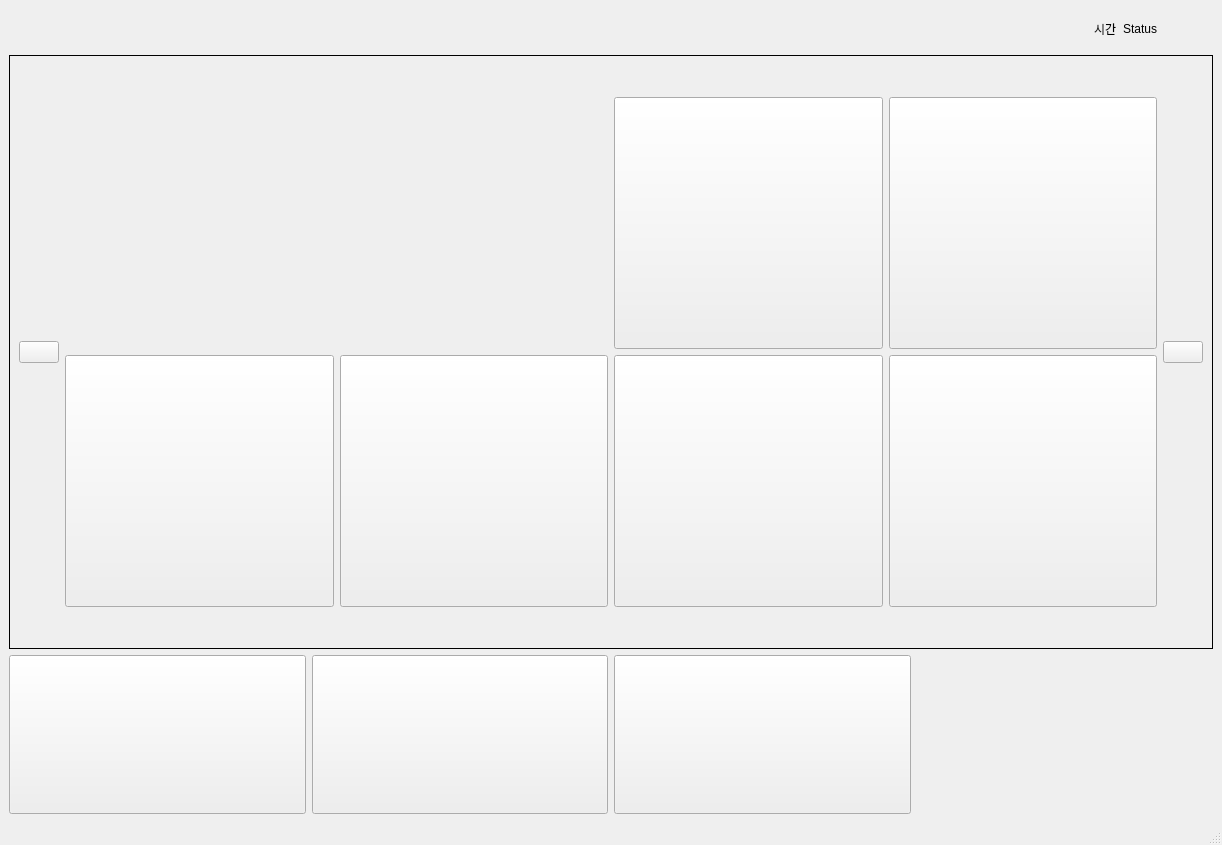
<?xml version="1.0" encoding="UTF-8"?>
<ui version="4.0">
 <class>MainWindow</class>
 <widget class="QMainWindow" name="MainWindow">
  <property name="geometry">
   <rect>
    <x>0</x>
    <y>0</y>
    <width>1222</width>
    <height>845</height>
   </rect>
  </property>
  <property name="windowTitle">
   <string>MainWindow</string>
  </property>
  <widget class="QWidget" name="centralwidget">
   <layout class="QGridLayout" name="gridLayout">
    <item row="0" column="0">
     <layout class="QVBoxLayout" name="vlayout" stretch="1,15,4">
      <item>
       <layout class="QHBoxLayout" name="hlayout0">
        <item>
         <widget class="QLabel" name="label">
          <property name="sizePolicy">
           <sizepolicy hsizetype="Maximum" vsizetype="Maximum">
            <horstretch>0</horstretch>
            <verstretch>0</verstretch>
           </sizepolicy>
          </property>
          <property name="maximumSize">
           <size>
            <width>16777215</width>
            <height>30</height>
           </size>
          </property>
          <property name="text">
           <string/>
          </property>
          <property name="pixmap">
           <pixmap resource="images.qrc">:/img_contech.png</pixmap>
          </property>
          <property name="scaledContents">
           <bool>true</bool>
          </property>
         </widget>
        </item>
        <item>
         <spacer name="horizontalSpacer">
          <property name="orientation">
           <enum>Qt::Horizontal</enum>
          </property>
          <property name="sizeHint" stdset="0">
           <size>
            <width>40</width>
            <height>20</height>
           </size>
          </property>
         </spacer>
        </item>
        <item>
         <widget class="QLabel" name="label_2">
          <property name="text">
           <string>시간</string>
          </property>
         </widget>
        </item>
        <item>
         <widget class="QLabel" name="label_3">
          <property name="text">
           <string>Status</string>
          </property>
         </widget>
        </item>
        <item>
         <widget class="QLabel" name="label_4">
          <property name="sizePolicy">
           <sizepolicy hsizetype="Minimum" vsizetype="Ignored">
            <horstretch>0</horstretch>
            <verstretch>0</verstretch>
           </sizepolicy>
          </property>
          <property name="minimumSize">
           <size>
            <width>50</width>
            <height>0</height>
           </size>
          </property>
          <property name="maximumSize">
           <size>
            <width>50</width>
            <height>16777215</height>
           </size>
          </property>
          <property name="text">
           <string/>
          </property>
          <property name="pixmap">
           <pixmap resource="images.qrc">:/img_bluetooth.png</pixmap>
          </property>
          <property name="scaledContents">
           <bool>true</bool>
          </property>
         </widget>
        </item>
       </layout>
      </item>
      <item>
       <widget class="QStackedWidget" name="stackedWidget">
        <property name="frameShape">
         <enum>QFrame::Box</enum>
        </property>
        <property name="frameShadow">
         <enum>QFrame::Plain</enum>
        </property>
        <property name="currentIndex">
         <number>0</number>
        </property>
        <widget class="QWidget" name="page_3">
         <layout class="QGridLayout" name="gridLayout_3">
          <item row="1" column="0">
           <layout class="QHBoxLayout" name="hlayout1" stretch="1,18,0">
            <item>
             <layout class="QVBoxLayout" name="verticalLayout">
              <item>
               <widget class="QPushButton" name="pushButton_14">
                <property name="sizePolicy">
                 <sizepolicy hsizetype="Fixed" vsizetype="Fixed">
                  <horstretch>0</horstretch>
                  <verstretch>0</verstretch>
                 </sizepolicy>
                </property>
                <property name="text">
                 <string/>
                </property>
                <property name="icon">
                 <iconset>
                  <activeon>:/btn_left.png</activeon>
                 </iconset>
                </property>
                <property name="iconSize">
                 <size>
                  <width>30</width>
                  <height>30</height>
                 </size>
                </property>
               </widget>
              </item>
             </layout>
            </item>
            <item>
             <layout class="QGridLayout" name="gridLayout_2" rowstretch="1,8,8,1" columnstretch="0,0,0,0">
              <item row="2" column="1">
               <widget class="QPushButton" name="pushButton_4">
                <property name="sizePolicy">
                 <sizepolicy hsizetype="Minimum" vsizetype="Expanding">
                  <horstretch>0</horstretch>
                  <verstretch>0</verstretch>
                 </sizepolicy>
                </property>
                <property name="text">
                 <string/>
                </property>
               </widget>
              </item>
              <item row="3" column="2">
               <spacer name="verticalSpacer_7">
                <property name="orientation">
                 <enum>Qt::Vertical</enum>
                </property>
                <property name="sizeHint" stdset="0">
                 <size>
                  <width>20</width>
                  <height>40</height>
                 </size>
                </property>
               </spacer>
              </item>
              <item row="3" column="1">
               <spacer name="verticalSpacer_6">
                <property name="orientation">
                 <enum>Qt::Vertical</enum>
                </property>
                <property name="sizeHint" stdset="0">
                 <size>
                  <width>20</width>
                  <height>40</height>
                 </size>
                </property>
               </spacer>
              </item>
              <item row="0" column="2">
               <spacer name="verticalSpacer_4">
                <property name="orientation">
                 <enum>Qt::Vertical</enum>
                </property>
                <property name="sizeType">
                 <enum>QSizePolicy::Expanding</enum>
                </property>
                <property name="sizeHint" stdset="0">
                 <size>
                  <width>20</width>
                  <height>40</height>
                 </size>
                </property>
               </spacer>
              </item>
              <item row="1" column="1">
               <widget class="QPushButton" name="pushButton_3">
                <property name="sizePolicy">
                 <sizepolicy hsizetype="Minimum" vsizetype="Expanding">
                  <horstretch>0</horstretch>
                  <verstretch>0</verstretch>
                 </sizepolicy>
                </property>
                <property name="text">
                 <string/>
                </property>
                <property name="icon">
                 <iconset>
                  <activeon>:/img_sensors.png</activeon>
                 </iconset>
                </property>
                <property name="iconSize">
                 <size>
                  <width>100</width>
                  <height>100</height>
                 </size>
                </property>
                <property name="flat">
                 <bool>true</bool>
                </property>
               </widget>
              </item>
              <item row="0" column="3">
               <spacer name="verticalSpacer_5">
                <property name="orientation">
                 <enum>Qt::Vertical</enum>
                </property>
                <property name="sizeType">
                 <enum>QSizePolicy::Expanding</enum>
                </property>
                <property name="sizeHint" stdset="0">
                 <size>
                  <width>20</width>
                  <height>40</height>
                 </size>
                </property>
               </spacer>
              </item>
              <item row="3" column="3">
               <spacer name="verticalSpacer_8">
                <property name="orientation">
                 <enum>Qt::Vertical</enum>
                </property>
                <property name="sizeHint" stdset="0">
                 <size>
                  <width>20</width>
                  <height>40</height>
                 </size>
                </property>
               </spacer>
              </item>
              <item row="0" column="1">
               <spacer name="verticalSpacer_3">
                <property name="orientation">
                 <enum>Qt::Vertical</enum>
                </property>
                <property name="sizeType">
                 <enum>QSizePolicy::Expanding</enum>
                </property>
                <property name="sizeHint" stdset="0">
                 <size>
                  <width>20</width>
                  <height>40</height>
                 </size>
                </property>
               </spacer>
              </item>
              <item row="2" column="2">
               <widget class="QPushButton" name="pushButton_6">
                <property name="sizePolicy">
                 <sizepolicy hsizetype="Minimum" vsizetype="Expanding">
                  <horstretch>0</horstretch>
                  <verstretch>0</verstretch>
                 </sizepolicy>
                </property>
                <property name="text">
                 <string/>
                </property>
               </widget>
              </item>
              <item row="0" column="0">
               <spacer name="verticalSpacer">
                <property name="orientation">
                 <enum>Qt::Vertical</enum>
                </property>
                <property name="sizeType">
                 <enum>QSizePolicy::Expanding</enum>
                </property>
                <property name="sizeHint" stdset="0">
                 <size>
                  <width>20</width>
                  <height>40</height>
                 </size>
                </property>
               </spacer>
              </item>
              <item row="1" column="0">
               <widget class="QPushButton" name="pushButton">
                <property name="sizePolicy">
                 <sizepolicy hsizetype="Minimum" vsizetype="Expanding">
                  <horstretch>0</horstretch>
                  <verstretch>0</verstretch>
                 </sizepolicy>
                </property>
                <property name="text">
                 <string/>
                </property>
                <property name="icon">
                 <iconset>
                  <activeon>:/img_firmware_update.png</activeon>
                 </iconset>
                </property>
                <property name="iconSize">
                 <size>
                  <width>100</width>
                  <height>100</height>
                 </size>
                </property>
                <property name="flat">
                 <bool>true</bool>
                </property>
               </widget>
              </item>
              <item row="2" column="3">
               <widget class="QPushButton" name="pushButton_8">
                <property name="sizePolicy">
                 <sizepolicy hsizetype="Minimum" vsizetype="Expanding">
                  <horstretch>0</horstretch>
                  <verstretch>0</verstretch>
                 </sizepolicy>
                </property>
                <property name="text">
                 <string/>
                </property>
               </widget>
              </item>
              <item row="1" column="2">
               <widget class="QPushButton" name="pushButton_5">
                <property name="sizePolicy">
                 <sizepolicy hsizetype="Minimum" vsizetype="Expanding">
                  <horstretch>0</horstretch>
                  <verstretch>0</verstretch>
                 </sizepolicy>
                </property>
                <property name="text">
                 <string/>
                </property>
               </widget>
              </item>
              <item row="3" column="0">
               <spacer name="verticalSpacer_2">
                <property name="orientation">
                 <enum>Qt::Vertical</enum>
                </property>
                <property name="sizeHint" stdset="0">
                 <size>
                  <width>20</width>
                  <height>40</height>
                 </size>
                </property>
               </spacer>
              </item>
              <item row="2" column="0">
               <widget class="QPushButton" name="pushButton_2">
                <property name="sizePolicy">
                 <sizepolicy hsizetype="Minimum" vsizetype="Expanding">
                  <horstretch>0</horstretch>
                  <verstretch>0</verstretch>
                 </sizepolicy>
                </property>
                <property name="text">
                 <string/>
                </property>
               </widget>
              </item>
              <item row="1" column="3">
               <widget class="QPushButton" name="pushButton_7">
                <property name="sizePolicy">
                 <sizepolicy hsizetype="Minimum" vsizetype="Expanding">
                  <horstretch>0</horstretch>
                  <verstretch>0</verstretch>
                 </sizepolicy>
                </property>
                <property name="text">
                 <string/>
                </property>
               </widget>
              </item>
             </layout>
            </item>
            <item>
             <layout class="QVBoxLayout" name="verticalLayout_2">
              <item>
               <widget class="QPushButton" name="pushButton_13">
                <property name="sizePolicy">
                 <sizepolicy hsizetype="Fixed" vsizetype="Fixed">
                  <horstretch>0</horstretch>
                  <verstretch>0</verstretch>
                 </sizepolicy>
                </property>
                <property name="text">
                 <string/>
                </property>
                <property name="icon">
                 <iconset>
                  <activeon>:/btn_right.png</activeon>
                 </iconset>
                </property>
                <property name="iconSize">
                 <size>
                  <width>30</width>
                  <height>30</height>
                 </size>
                </property>
               </widget>
              </item>
             </layout>
            </item>
           </layout>
          </item>
         </layout>
        </widget>
        <widget class="QWidget" name="page_4">
         <layout class="QGridLayout" name="gridLayout_8">
          <item row="0" column="0">
           <layout class="QHBoxLayout" name="hlayout1_5" stretch="1,18,0">
            <item>
             <layout class="QVBoxLayout" name="verticalLayout_9">
              <item>
               <widget class="QPushButton" name="pushButton_45">
                <property name="sizePolicy">
                 <sizepolicy hsizetype="Fixed" vsizetype="Fixed">
                  <horstretch>0</horstretch>
                  <verstretch>0</verstretch>
                 </sizepolicy>
                </property>
                <property name="text">
                 <string/>
                </property>
                <property name="icon">
                 <iconset>
                  <activeon>:/btn_left.png</activeon>
                 </iconset>
                </property>
                <property name="iconSize">
                 <size>
                  <width>30</width>
                  <height>30</height>
                 </size>
                </property>
               </widget>
              </item>
             </layout>
            </item>
            <item>
             <layout class="QGridLayout" name="gridLayout_7" rowstretch="1,8,8,1" columnstretch="0,0,0,0">
              <item row="2" column="1">
               <widget class="QPushButton" name="pushButton_46">
                <property name="sizePolicy">
                 <sizepolicy hsizetype="Minimum" vsizetype="Expanding">
                  <horstretch>0</horstretch>
                  <verstretch>0</verstretch>
                 </sizepolicy>
                </property>
                <property name="text">
                 <string/>
                </property>
               </widget>
              </item>
              <item row="3" column="2">
               <spacer name="verticalSpacer_33">
                <property name="orientation">
                 <enum>Qt::Vertical</enum>
                </property>
                <property name="sizeHint" stdset="0">
                 <size>
                  <width>20</width>
                  <height>40</height>
                 </size>
                </property>
               </spacer>
              </item>
              <item row="3" column="1">
               <spacer name="verticalSpacer_34">
                <property name="orientation">
                 <enum>Qt::Vertical</enum>
                </property>
                <property name="sizeHint" stdset="0">
                 <size>
                  <width>20</width>
                  <height>40</height>
                 </size>
                </property>
               </spacer>
              </item>
              <item row="0" column="2">
               <spacer name="verticalSpacer_35">
                <property name="orientation">
                 <enum>Qt::Vertical</enum>
                </property>
                <property name="sizeType">
                 <enum>QSizePolicy::Expanding</enum>
                </property>
                <property name="sizeHint" stdset="0">
                 <size>
                  <width>20</width>
                  <height>40</height>
                 </size>
                </property>
               </spacer>
              </item>
              <item row="1" column="1">
               <widget class="QPushButton" name="pushButton_47">
                <property name="sizePolicy">
                 <sizepolicy hsizetype="Minimum" vsizetype="Expanding">
                  <horstretch>0</horstretch>
                  <verstretch>0</verstretch>
                 </sizepolicy>
                </property>
                <property name="text">
                 <string/>
                </property>
                <property name="iconSize">
                 <size>
                  <width>100</width>
                  <height>100</height>
                 </size>
                </property>
                <property name="flat">
                 <bool>false</bool>
                </property>
               </widget>
              </item>
              <item row="0" column="3">
               <spacer name="verticalSpacer_36">
                <property name="orientation">
                 <enum>Qt::Vertical</enum>
                </property>
                <property name="sizeType">
                 <enum>QSizePolicy::Expanding</enum>
                </property>
                <property name="sizeHint" stdset="0">
                 <size>
                  <width>20</width>
                  <height>40</height>
                 </size>
                </property>
               </spacer>
              </item>
              <item row="3" column="3">
               <spacer name="verticalSpacer_37">
                <property name="orientation">
                 <enum>Qt::Vertical</enum>
                </property>
                <property name="sizeHint" stdset="0">
                 <size>
                  <width>20</width>
                  <height>40</height>
                 </size>
                </property>
               </spacer>
              </item>
              <item row="0" column="1">
               <spacer name="verticalSpacer_38">
                <property name="orientation">
                 <enum>Qt::Vertical</enum>
                </property>
                <property name="sizeType">
                 <enum>QSizePolicy::Expanding</enum>
                </property>
                <property name="sizeHint" stdset="0">
                 <size>
                  <width>20</width>
                  <height>40</height>
                 </size>
                </property>
               </spacer>
              </item>
              <item row="2" column="2">
               <widget class="QPushButton" name="pushButton_48">
                <property name="sizePolicy">
                 <sizepolicy hsizetype="Minimum" vsizetype="Expanding">
                  <horstretch>0</horstretch>
                  <verstretch>0</verstretch>
                 </sizepolicy>
                </property>
                <property name="text">
                 <string/>
                </property>
               </widget>
              </item>
              <item row="0" column="0">
               <spacer name="verticalSpacer_39">
                <property name="orientation">
                 <enum>Qt::Vertical</enum>
                </property>
                <property name="sizeType">
                 <enum>QSizePolicy::Expanding</enum>
                </property>
                <property name="sizeHint" stdset="0">
                 <size>
                  <width>20</width>
                  <height>40</height>
                 </size>
                </property>
               </spacer>
              </item>
              <item row="1" column="0">
               <widget class="QPushButton" name="pushButton_49">
                <property name="sizePolicy">
                 <sizepolicy hsizetype="Minimum" vsizetype="Expanding">
                  <horstretch>0</horstretch>
                  <verstretch>0</verstretch>
                 </sizepolicy>
                </property>
                <property name="text">
                 <string/>
                </property>
                <property name="iconSize">
                 <size>
                  <width>100</width>
                  <height>100</height>
                 </size>
                </property>
                <property name="flat">
                 <bool>false</bool>
                </property>
               </widget>
              </item>
              <item row="2" column="3">
               <widget class="QPushButton" name="pushButton_50">
                <property name="sizePolicy">
                 <sizepolicy hsizetype="Minimum" vsizetype="Expanding">
                  <horstretch>0</horstretch>
                  <verstretch>0</verstretch>
                 </sizepolicy>
                </property>
                <property name="text">
                 <string/>
                </property>
               </widget>
              </item>
              <item row="1" column="2">
               <widget class="QPushButton" name="pushButton_51">
                <property name="sizePolicy">
                 <sizepolicy hsizetype="Minimum" vsizetype="Expanding">
                  <horstretch>0</horstretch>
                  <verstretch>0</verstretch>
                 </sizepolicy>
                </property>
                <property name="text">
                 <string/>
                </property>
               </widget>
              </item>
              <item row="3" column="0">
               <spacer name="verticalSpacer_40">
                <property name="orientation">
                 <enum>Qt::Vertical</enum>
                </property>
                <property name="sizeHint" stdset="0">
                 <size>
                  <width>20</width>
                  <height>40</height>
                 </size>
                </property>
               </spacer>
              </item>
              <item row="2" column="0">
               <widget class="QPushButton" name="pushButton_52">
                <property name="sizePolicy">
                 <sizepolicy hsizetype="Minimum" vsizetype="Expanding">
                  <horstretch>0</horstretch>
                  <verstretch>0</verstretch>
                 </sizepolicy>
                </property>
                <property name="text">
                 <string/>
                </property>
               </widget>
              </item>
              <item row="1" column="3">
               <widget class="QPushButton" name="pushButton_53">
                <property name="sizePolicy">
                 <sizepolicy hsizetype="Minimum" vsizetype="Expanding">
                  <horstretch>0</horstretch>
                  <verstretch>0</verstretch>
                 </sizepolicy>
                </property>
                <property name="text">
                 <string/>
                </property>
               </widget>
              </item>
             </layout>
            </item>
            <item>
             <layout class="QVBoxLayout" name="verticalLayout_10">
              <item>
               <widget class="QPushButton" name="pushButton_54">
                <property name="sizePolicy">
                 <sizepolicy hsizetype="Fixed" vsizetype="Fixed">
                  <horstretch>0</horstretch>
                  <verstretch>0</verstretch>
                 </sizepolicy>
                </property>
                <property name="text">
                 <string/>
                </property>
                <property name="icon">
                 <iconset>
                  <activeon>:/btn_right.png</activeon>
                 </iconset>
                </property>
                <property name="iconSize">
                 <size>
                  <width>30</width>
                  <height>30</height>
                 </size>
                </property>
               </widget>
              </item>
             </layout>
            </item>
           </layout>
          </item>
         </layout>
        </widget>
       </widget>
      </item>
      <item>
       <layout class="QHBoxLayout" name="hlayout2">
        <item>
         <widget class="QPushButton" name="pushButton_9">
          <property name="sizePolicy">
           <sizepolicy hsizetype="Minimum" vsizetype="Expanding">
            <horstretch>0</horstretch>
            <verstretch>0</verstretch>
           </sizepolicy>
          </property>
          <property name="text">
           <string/>
          </property>
         </widget>
        </item>
        <item>
         <widget class="QPushButton" name="pushButton_10">
          <property name="sizePolicy">
           <sizepolicy hsizetype="Minimum" vsizetype="Expanding">
            <horstretch>0</horstretch>
            <verstretch>0</verstretch>
           </sizepolicy>
          </property>
          <property name="text">
           <string/>
          </property>
         </widget>
        </item>
        <item>
         <widget class="QPushButton" name="pushButton_11">
          <property name="sizePolicy">
           <sizepolicy hsizetype="Minimum" vsizetype="Expanding">
            <horstretch>0</horstretch>
            <verstretch>0</verstretch>
           </sizepolicy>
          </property>
          <property name="text">
           <string/>
          </property>
         </widget>
        </item>
        <item>
         <widget class="QPushButton" name="pushButton_12">
          <property name="sizePolicy">
           <sizepolicy hsizetype="Minimum" vsizetype="Expanding">
            <horstretch>0</horstretch>
            <verstretch>0</verstretch>
           </sizepolicy>
          </property>
          <property name="autoFillBackground">
           <bool>false</bool>
          </property>
          <property name="text">
           <string/>
          </property>
          <property name="icon">
           <iconset>
            <activeon>:/img_settings.png</activeon>
           </iconset>
          </property>
          <property name="iconSize">
           <size>
            <width>100</width>
            <height>100</height>
           </size>
          </property>
          <property name="flat">
           <bool>true</bool>
          </property>
         </widget>
        </item>
       </layout>
      </item>
     </layout>
    </item>
   </layout>
  </widget>
  <widget class="QMenuBar" name="menubar">
   <property name="geometry">
    <rect>
     <x>0</x>
     <y>0</y>
     <width>1222</width>
     <height>21</height>
    </rect>
   </property>
  </widget>
  <widget class="QStatusBar" name="statusbar"/>
 </widget>
 <resources>
  <include location="images.qrc"/>
 </resources>
 <connections/>
</ui>
